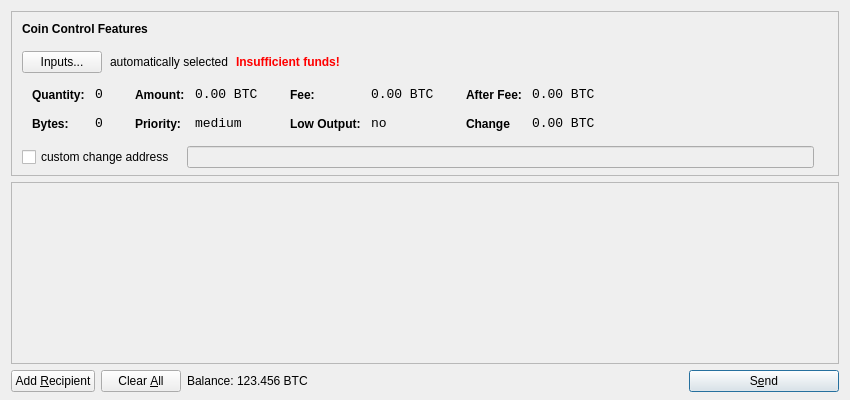
<?xml version="1.0" encoding="UTF-8"?>
<ui version="4.0">
 <class>SendCoinsDialog</class>
 <widget class="QDialog" name="SendCoinsDialog">
  <property name="geometry">
   <rect>
    <x>0</x>
    <y>0</y>
    <width>850</width>
    <height>400</height>
   </rect>
  </property>
  <property name="windowTitle">
   <string>Send Coins</string>
  </property>
  <layout class="QVBoxLayout" name="verticalLayout" stretch="0,1,0">
   <property name="bottomMargin">
    <number>8</number>
   </property>
   <item>
    <widget class="QFrame" name="frameCoinControl">
     <property name="sizePolicy">
      <sizepolicy hsizetype="Expanding" vsizetype="Expanding">
       <horstretch>0</horstretch>
       <verstretch>0</verstretch>
      </sizepolicy>
     </property>
     <property name="maximumSize">
      <size>
       <width>16777215</width>
       <height>16777215</height>
      </size>
     </property>
     <property name="frameShape">
      <enum>QFrame::StyledPanel</enum>
     </property>
     <property name="frameShadow">
      <enum>QFrame::Sunken</enum>
     </property>
     <layout class="QVBoxLayout" name="verticalLayoutCoinControl2">
      <property name="spacing">
       <number>-1</number>
      </property>
      <property name="leftMargin">
       <number>0</number>
      </property>
      <property name="topMargin">
       <number>0</number>
      </property>
      <property name="rightMargin">
       <number>0</number>
      </property>
      <property name="bottomMargin">
       <number>6</number>
      </property>
      <item>
       <layout class="QVBoxLayout" name="verticalLayoutCoinControl" stretch="0,0,0,0,1">
        <property name="spacing">
         <number>0</number>
        </property>
        <property name="leftMargin">
         <number>10</number>
        </property>
        <property name="topMargin">
         <number>10</number>
        </property>
        <item>
         <layout class="QHBoxLayout" name="horizontalLayoutCoinControl1">
          <property name="bottomMargin">
           <number>15</number>
          </property>
          <item>
           <widget class="QLabel" name="labelCoinControlFeatures">
            <property name="sizePolicy">
             <sizepolicy hsizetype="Preferred" vsizetype="Maximum">
              <horstretch>0</horstretch>
              <verstretch>0</verstretch>
             </sizepolicy>
            </property>
            <property name="font">
             <font>
              <weight>75</weight>
              <bold>true</bold>
             </font>
            </property>
            <property name="styleSheet">
             <string notr="true">font-weight:bold;</string>
            </property>
            <property name="text">
             <string>Coin Control Features</string>
            </property>
           </widget>
          </item>
         </layout>
        </item>
        <item>
         <layout class="QHBoxLayout" name="horizontalLayoutCoinControl2" stretch="0,0,0,0">
          <property name="spacing">
           <number>8</number>
          </property>
          <property name="bottomMargin">
           <number>10</number>
          </property>
          <item>
           <widget class="QPushButton" name="pushButtonCoinControl">
            <property name="styleSheet">
             <string notr="true"/>
            </property>
            <property name="text">
             <string>Inputs...</string>
            </property>
           </widget>
          </item>
          <item>
           <widget class="QLabel" name="labelCoinControlAutomaticallySelected">
            <property name="text">
             <string>automatically selected</string>
            </property>
            <property name="margin">
             <number>5</number>
            </property>
           </widget>
          </item>
          <item>
           <widget class="QLabel" name="labelCoinControlInsuffFunds">
            <property name="font">
             <font>
              <weight>75</weight>
              <bold>true</bold>
             </font>
            </property>
            <property name="styleSheet">
             <string notr="true">color:red;font-weight:bold;</string>
            </property>
            <property name="text">
             <string>Insufficient funds!</string>
            </property>
            <property name="margin">
             <number>5</number>
            </property>
           </widget>
          </item>
          <item>
           <spacer name="horizontalSpacerCoinControl">
            <property name="orientation">
             <enum>Qt::Horizontal</enum>
            </property>
            <property name="sizeHint" stdset="0">
             <size>
              <width>40</width>
              <height>1</height>
             </size>
            </property>
           </spacer>
          </item>
         </layout>
        </item>
        <item>
         <widget class="QWidget" name="widgetCoinControl" native="true">
          <property name="sizePolicy">
           <sizepolicy hsizetype="Preferred" vsizetype="Preferred">
            <horstretch>0</horstretch>
            <verstretch>0</verstretch>
           </sizepolicy>
          </property>
          <property name="minimumSize">
           <size>
            <width>0</width>
            <height>0</height>
           </size>
          </property>
          <property name="styleSheet">
           <string notr="true"/>
          </property>
          <layout class="QHBoxLayout" name="horizontalLayoutCoinControl5">
           <property name="margin">
            <number>0</number>
           </property>
           <item>
            <layout class="QHBoxLayout" name="horizontalLayoutCoinControl3" stretch="0,0,0,1">
             <property name="spacing">
              <number>20</number>
             </property>
             <property name="topMargin">
              <number>0</number>
             </property>
             <property name="bottomMargin">
              <number>10</number>
             </property>
             <item>
              <layout class="QFormLayout" name="formLayoutCoinControl1">
               <property name="horizontalSpacing">
                <number>10</number>
               </property>
               <property name="verticalSpacing">
                <number>14</number>
               </property>
               <property name="leftMargin">
                <number>10</number>
               </property>
               <property name="topMargin">
                <number>4</number>
               </property>
               <property name="rightMargin">
                <number>6</number>
               </property>
               <item row="0" column="0">
                <widget class="QLabel" name="labelCoinControlQuantityText">
                 <property name="styleSheet">
                  <string notr="true">font-weight:bold;</string>
                 </property>
                 <property name="text">
                  <string>Quantity:</string>
                 </property>
                 <property name="margin">
                  <number>0</number>
                 </property>
                </widget>
               </item>
               <item row="0" column="1">
                <widget class="QLabel" name="labelCoinControlQuantity">
                 <property name="font">
                  <font>
                   <family>Monospace</family>
                   <pointsize>10</pointsize>
                  </font>
                 </property>
                 <property name="cursor">
                  <cursorShape>IBeamCursor</cursorShape>
                 </property>
                 <property name="contextMenuPolicy">
                  <enum>Qt::ActionsContextMenu</enum>
                 </property>
                 <property name="text">
                  <string>0</string>
                 </property>
                 <property name="margin">
                  <number>0</number>
                 </property>
                 <property name="textInteractionFlags">
                  <set>Qt::LinksAccessibleByMouse|Qt::TextSelectableByKeyboard|Qt::TextSelectableByMouse</set>
                 </property>
                </widget>
               </item>
               <item row="1" column="0">
                <widget class="QLabel" name="labelCoinControlBytesText">
                 <property name="styleSheet">
                  <string notr="true">font-weight:bold;</string>
                 </property>
                 <property name="text">
                  <string>Bytes:</string>
                 </property>
                </widget>
               </item>
               <item row="1" column="1">
                <widget class="QLabel" name="labelCoinControlBytes">
                 <property name="font">
                  <font>
                   <family>Monospace</family>
                   <pointsize>10</pointsize>
                  </font>
                 </property>
                 <property name="cursor">
                  <cursorShape>IBeamCursor</cursorShape>
                 </property>
                 <property name="contextMenuPolicy">
                  <enum>Qt::ActionsContextMenu</enum>
                 </property>
                 <property name="text">
                  <string>0</string>
                 </property>
                 <property name="textInteractionFlags">
                  <set>Qt::LinksAccessibleByMouse|Qt::TextSelectableByKeyboard|Qt::TextSelectableByMouse</set>
                 </property>
                </widget>
               </item>
              </layout>
             </item>
             <item>
              <layout class="QFormLayout" name="formLayoutCoinControl2">
               <property name="horizontalSpacing">
                <number>10</number>
               </property>
               <property name="verticalSpacing">
                <number>14</number>
               </property>
               <property name="leftMargin">
                <number>6</number>
               </property>
               <property name="topMargin">
                <number>4</number>
               </property>
               <property name="rightMargin">
                <number>6</number>
               </property>
               <item row="0" column="0">
                <widget class="QLabel" name="labelCoinControlAmountText">
                 <property name="styleSheet">
                  <string notr="true">font-weight:bold;</string>
                 </property>
                 <property name="text">
                  <string>Amount:</string>
                 </property>
                 <property name="margin">
                  <number>0</number>
                 </property>
                </widget>
               </item>
               <item row="0" column="1">
                <widget class="QLabel" name="labelCoinControlAmount">
                 <property name="font">
                  <font>
                   <family>Monospace</family>
                   <pointsize>10</pointsize>
                  </font>
                 </property>
                 <property name="cursor">
                  <cursorShape>IBeamCursor</cursorShape>
                 </property>
                 <property name="contextMenuPolicy">
                  <enum>Qt::ActionsContextMenu</enum>
                 </property>
                 <property name="text">
                  <string>0.00 BTC</string>
                 </property>
                 <property name="textInteractionFlags">
                  <set>Qt::LinksAccessibleByMouse|Qt::TextSelectableByKeyboard|Qt::TextSelectableByMouse</set>
                 </property>
                </widget>
               </item>
               <item row="1" column="0">
                <widget class="QLabel" name="labelCoinControlPriorityText">
                 <property name="styleSheet">
                  <string notr="true">font-weight:bold;</string>
                 </property>
                 <property name="text">
                  <string>Priority:</string>
                 </property>
                </widget>
               </item>
               <item row="1" column="1">
                <widget class="QLabel" name="labelCoinControlPriority">
                 <property name="font">
                  <font>
                   <family>Monospace</family>
                   <pointsize>10</pointsize>
                  </font>
                 </property>
                 <property name="cursor">
                  <cursorShape>IBeamCursor</cursorShape>
                 </property>
                 <property name="contextMenuPolicy">
                  <enum>Qt::ActionsContextMenu</enum>
                 </property>
                 <property name="text">
                  <string>medium</string>
                 </property>
                 <property name="textInteractionFlags">
                  <set>Qt::LinksAccessibleByMouse|Qt::TextSelectableByKeyboard|Qt::TextSelectableByMouse</set>
                 </property>
                </widget>
               </item>
              </layout>
             </item>
             <item>
              <layout class="QFormLayout" name="formLayoutCoinControl3">
               <property name="horizontalSpacing">
                <number>10</number>
               </property>
               <property name="verticalSpacing">
                <number>14</number>
               </property>
               <property name="leftMargin">
                <number>6</number>
               </property>
               <property name="topMargin">
                <number>4</number>
               </property>
               <property name="rightMargin">
                <number>6</number>
               </property>
               <item row="0" column="0">
                <widget class="QLabel" name="labelCoinControlFeeText">
                 <property name="styleSheet">
                  <string notr="true">font-weight:bold;</string>
                 </property>
                 <property name="text">
                  <string>Fee:</string>
                 </property>
                 <property name="margin">
                  <number>0</number>
                 </property>
                </widget>
               </item>
               <item row="0" column="1">
                <widget class="QLabel" name="labelCoinControlFee">
                 <property name="font">
                  <font>
                   <family>Monospace</family>
                   <pointsize>10</pointsize>
                  </font>
                 </property>
                 <property name="cursor">
                  <cursorShape>IBeamCursor</cursorShape>
                 </property>
                 <property name="contextMenuPolicy">
                  <enum>Qt::ActionsContextMenu</enum>
                 </property>
                 <property name="text">
                  <string>0.00 BTC</string>
                 </property>
                 <property name="textInteractionFlags">
                  <set>Qt::LinksAccessibleByMouse|Qt::TextSelectableByKeyboard|Qt::TextSelectableByMouse</set>
                 </property>
                </widget>
               </item>
               <item row="1" column="0">
                <widget class="QLabel" name="labelCoinControlLowOutputText">
                 <property name="styleSheet">
                  <string notr="true">font-weight:bold;</string>
                 </property>
                 <property name="text">
                  <string>Low Output:</string>
                 </property>
                </widget>
               </item>
               <item row="1" column="1">
                <widget class="QLabel" name="labelCoinControlLowOutput">
                 <property name="font">
                  <font>
                   <family>Monospace</family>
                   <pointsize>10</pointsize>
                  </font>
                 </property>
                 <property name="cursor">
                  <cursorShape>IBeamCursor</cursorShape>
                 </property>
                 <property name="contextMenuPolicy">
                  <enum>Qt::ActionsContextMenu</enum>
                 </property>
                 <property name="text">
                  <string>no</string>
                 </property>
                 <property name="textInteractionFlags">
                  <set>Qt::LinksAccessibleByMouse|Qt::TextSelectableByKeyboard|Qt::TextSelectableByMouse</set>
                 </property>
                </widget>
               </item>
              </layout>
             </item>
             <item>
              <layout class="QFormLayout" name="formLayoutCoinControl4">
               <property name="horizontalSpacing">
                <number>10</number>
               </property>
               <property name="verticalSpacing">
                <number>14</number>
               </property>
               <property name="leftMargin">
                <number>6</number>
               </property>
               <property name="topMargin">
                <number>4</number>
               </property>
               <property name="rightMargin">
                <number>6</number>
               </property>
               <item row="0" column="0">
                <widget class="QLabel" name="labelCoinControlAfterFeeText">
                 <property name="styleSheet">
                  <string notr="true">font-weight:bold;</string>
                 </property>
                 <property name="text">
                  <string>After Fee:</string>
                 </property>
                 <property name="margin">
                  <number>0</number>
                 </property>
                </widget>
               </item>
               <item row="0" column="1">
                <widget class="QLabel" name="labelCoinControlAfterFee">
                 <property name="font">
                  <font>
                   <family>Monospace</family>
                   <pointsize>10</pointsize>
                  </font>
                 </property>
                 <property name="cursor">
                  <cursorShape>IBeamCursor</cursorShape>
                 </property>
                 <property name="contextMenuPolicy">
                  <enum>Qt::ActionsContextMenu</enum>
                 </property>
                 <property name="text">
                  <string>0.00 BTC</string>
                 </property>
                 <property name="textInteractionFlags">
                  <set>Qt::LinksAccessibleByMouse|Qt::TextSelectableByKeyboard|Qt::TextSelectableByMouse</set>
                 </property>
                </widget>
               </item>
               <item row="1" column="0">
                <widget class="QLabel" name="labelCoinControlChangeText">
                 <property name="styleSheet">
                  <string notr="true">font-weight:bold;</string>
                 </property>
                 <property name="text">
                  <string>Change</string>
                 </property>
                </widget>
               </item>
               <item row="1" column="1">
                <widget class="QLabel" name="labelCoinControlChange">
                 <property name="font">
                  <font>
                   <family>Monospace</family>
                   <pointsize>10</pointsize>
                  </font>
                 </property>
                 <property name="cursor">
                  <cursorShape>IBeamCursor</cursorShape>
                 </property>
                 <property name="contextMenuPolicy">
                  <enum>Qt::ActionsContextMenu</enum>
                 </property>
                 <property name="text">
                  <string>0.00 BTC</string>
                 </property>
                 <property name="textInteractionFlags">
                  <set>Qt::LinksAccessibleByMouse|Qt::TextSelectableByKeyboard|Qt::TextSelectableByMouse</set>
                 </property>
                </widget>
               </item>
              </layout>
             </item>
            </layout>
           </item>
          </layout>
         </widget>
        </item>
        <item>
         <layout class="QHBoxLayout" name="horizontalLayoutCoinControl4" stretch="0,0,0">
          <property name="spacing">
           <number>12</number>
          </property>
          <property name="sizeConstraint">
           <enum>QLayout::SetDefaultConstraint</enum>
          </property>
          <property name="topMargin">
           <number>5</number>
          </property>
          <property name="rightMargin">
           <number>5</number>
          </property>
          <item>
           <widget class="QCheckBox" name="checkBoxCoinControlChange">
            <property name="text">
             <string>custom change address</string>
            </property>
           </widget>
          </item>
          <item>
           <widget class="QLineEdit" name="lineEditCoinControlChange">
            <property name="enabled">
             <bool>false</bool>
            </property>
            <property name="sizePolicy">
             <sizepolicy hsizetype="Expanding" vsizetype="Fixed">
              <horstretch>0</horstretch>
              <verstretch>0</verstretch>
             </sizepolicy>
            </property>
           </widget>
          </item>
          <item>
           <widget class="QLabel" name="labelCoinControlChangeLabel">
            <property name="sizePolicy">
             <sizepolicy hsizetype="Preferred" vsizetype="Expanding">
              <horstretch>0</horstretch>
              <verstretch>0</verstretch>
             </sizepolicy>
            </property>
            <property name="minimumSize">
             <size>
              <width>0</width>
              <height>0</height>
             </size>
            </property>
            <property name="text">
             <string/>
            </property>
            <property name="margin">
             <number>3</number>
            </property>
           </widget>
          </item>
         </layout>
        </item>
        <item>
         <spacer name="verticalSpacerCoinControl">
          <property name="orientation">
           <enum>Qt::Vertical</enum>
          </property>
          <property name="sizeHint" stdset="0">
           <size>
            <width>800</width>
            <height>1</height>
           </size>
          </property>
         </spacer>
        </item>
       </layout>
      </item>
     </layout>
    </widget>
   </item>
   <item>
    <widget class="QScrollArea" name="scrollArea">
     <property name="widgetResizable">
      <bool>true</bool>
     </property>
     <widget class="QWidget" name="scrollAreaWidgetContents">
      <property name="geometry">
       <rect>
        <x>0</x>
        <y>0</y>
        <width>830</width>
        <height>165</height>
       </rect>
      </property>
      <layout class="QVBoxLayout" name="verticalLayout_2">
       <property name="margin">
        <number>0</number>
       </property>
       <item>
        <layout class="QVBoxLayout" name="entries">
         <property name="spacing">
          <number>6</number>
         </property>
        </layout>
       </item>
       <item>
        <spacer name="verticalSpacer">
         <property name="orientation">
          <enum>Qt::Vertical</enum>
         </property>
         <property name="sizeHint" stdset="0">
          <size>
           <width>20</width>
           <height>40</height>
          </size>
         </property>
        </spacer>
       </item>
      </layout>
     </widget>
    </widget>
   </item>
   <item>
    <layout class="QHBoxLayout" name="horizontalLayout">
     <item>
      <widget class="QPushButton" name="addButton">
       <property name="toolTip">
        <string>Send to multiple recipients at once</string>
       </property>
       <property name="text">
        <string>Add &amp;Recipient</string>
       </property>
       <property name="icon">
        <iconset resource="../bitcoin.qrc">
         <normaloff>:/icons/add</normaloff>:/icons/add</iconset>
       </property>
       <property name="autoDefault">
        <bool>false</bool>
       </property>
      </widget>
     </item>
     <item>
      <widget class="QPushButton" name="clearButton">
       <property name="sizePolicy">
        <sizepolicy hsizetype="Minimum" vsizetype="Fixed">
         <horstretch>0</horstretch>
         <verstretch>0</verstretch>
        </sizepolicy>
       </property>
       <property name="toolTip">
        <string>Remove all transaction fields</string>
       </property>
       <property name="text">
        <string>Clear &amp;All</string>
       </property>
       <property name="icon">
        <iconset resource="../bitcoin.qrc">
         <normaloff>:/icons/remove</normaloff>:/icons/remove</iconset>
       </property>
       <property name="autoRepeatDelay">
        <number>300</number>
       </property>
       <property name="autoDefault">
        <bool>false</bool>
       </property>
      </widget>
     </item>
     <item>
      <layout class="QHBoxLayout" name="horizontalLayout_2">
       <property name="spacing">
        <number>3</number>
       </property>
       <item>
        <widget class="QLabel" name="label">
         <property name="sizePolicy">
          <sizepolicy hsizetype="Preferred" vsizetype="Fixed">
           <horstretch>0</horstretch>
           <verstretch>0</verstretch>
          </sizepolicy>
         </property>
         <property name="text">
          <string>Balance:</string>
         </property>
        </widget>
       </item>
       <item>
        <widget class="QLabel" name="labelBalance">
         <property name="sizePolicy">
          <sizepolicy hsizetype="Preferred" vsizetype="Fixed">
           <horstretch>0</horstretch>
           <verstretch>0</verstretch>
          </sizepolicy>
         </property>
         <property name="cursor">
          <cursorShape>IBeamCursor</cursorShape>
         </property>
         <property name="text">
          <string>123.456 BTC</string>
         </property>
         <property name="textInteractionFlags">
          <set>Qt::LinksAccessibleByMouse|Qt::TextSelectableByKeyboard|Qt::TextSelectableByMouse</set>
         </property>
        </widget>
       </item>
      </layout>
     </item>
     <item>
      <spacer name="horizontalSpacer">
       <property name="orientation">
        <enum>Qt::Horizontal</enum>
       </property>
       <property name="sizeHint" stdset="0">
        <size>
         <width>40</width>
         <height>20</height>
        </size>
       </property>
      </spacer>
     </item>
     <item>
      <widget class="QPushButton" name="sendButton">
       <property name="minimumSize">
        <size>
         <width>150</width>
         <height>0</height>
        </size>
       </property>
       <property name="toolTip">
        <string>Confirm the send action</string>
       </property>
       <property name="text">
        <string>S&amp;end</string>
       </property>
       <property name="icon">
        <iconset resource="../bitcoin.qrc">
         <normaloff>:/icons/send</normaloff>:/icons/send</iconset>
       </property>
       <property name="default">
        <bool>true</bool>
       </property>
      </widget>
     </item>
    </layout>
   </item>
  </layout>
 </widget>
 <resources>
  <include location="../bitcoin.qrc"/>
 </resources>
 <connections/>
</ui>
